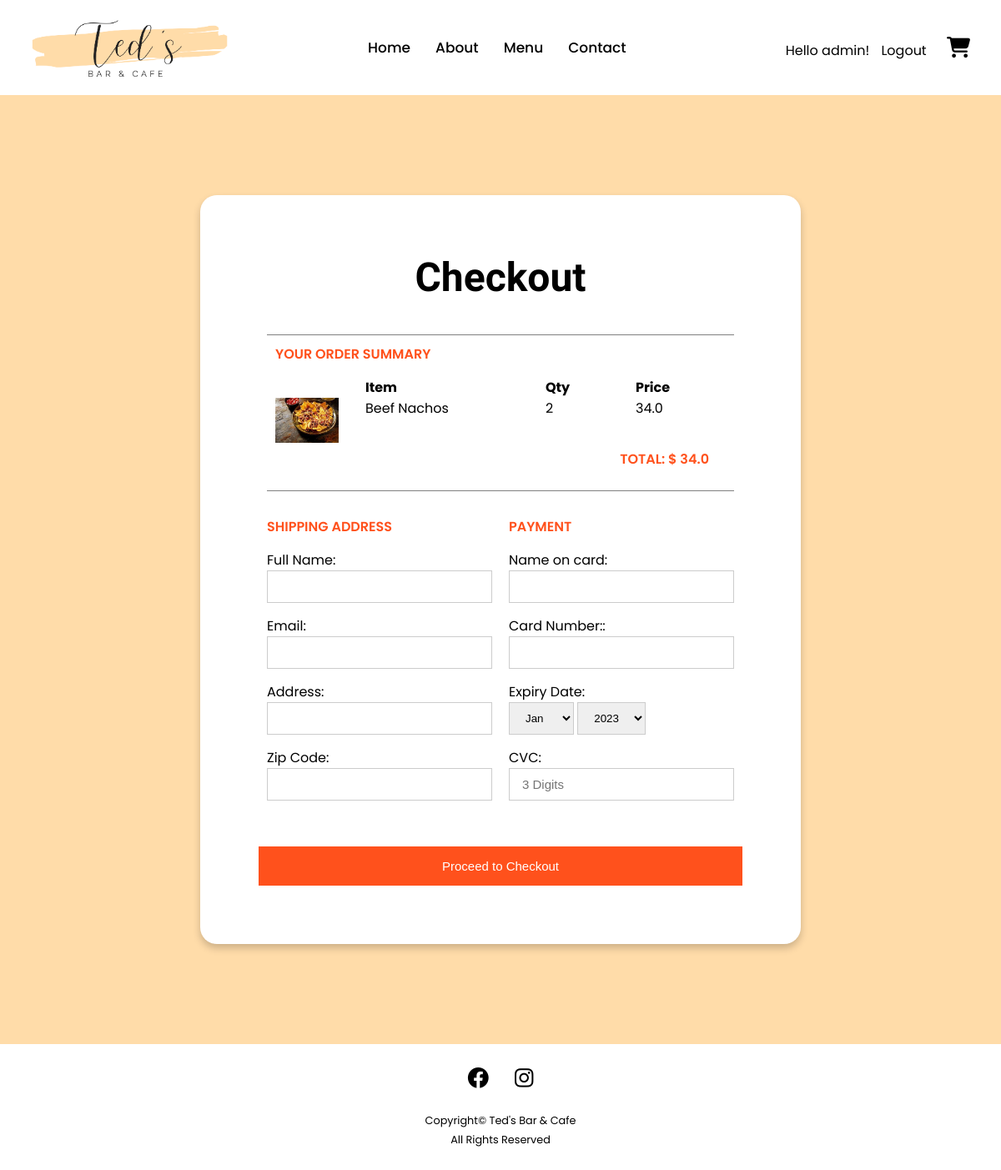
The page /checkout/ (signed in) on the database its author committed.
### core/models.py (models this page shows, shortened)
class Cart(models.Model):
    user = models.ForeignKey(User, on_delete=models.CASCADE)
    item = models.ForeignKey(Item, on_delete= models.CASCADE)
    quantity = models.PositiveIntegerField(default=1)
    @property
    def total_cost(self):
        return self.quantity * self.item.price

class Item(models.Model):
    name = models.CharField(max_length=200)
    price = models.FloatField(null=True)
    description = models.TextField(blank=True,null=True)
    image = models.ImageField(upload_to='item_images',blank=True,null=True)

### core/views.py (the view, shortened to what this page needs)
# urls.py: path('checkout/',views.checkout, name='checkout'),
@login_required(login_url='login')
def checkout(request):
    user = request.user
    cart = Cart.objects.filter(user=user)
    if not cart:
        messages.error(request,'Nothing in the cart!')
        return redirect('cart')
    total_amount = 0
    for p in cart:
        value = p.quantity * p.item.price
        total_amount = total_amount + value
    year = datetime.date.today().year
    years =[]
    for i in range(0,20):
        years.append(year + i)
    return render(request, 'core/checkout.html',locals())

### core/templates/core/checkout.html (shortened to what this page needs)
{% extends 'core/base.html' %}
{% load static %}
{% block content %}
<div class="checkout">
    <div class="checkout-container">
        <h1>Checkout</h1>
        <div class="order-summary">
            <p>Your Order Summary</p>
            <div class="order-items">
                <div style="flex:1"><strong></strong></div>
                <div style="flex:2"><strong>Item</strong></div>
                <div style="flex:1"><strong>Qty</strong></div>
                <div style="flex:1"><strong>Price</strong></div>
            </div>
            {% for c in cart%}
            <div class="order-items">
                <div style="flex:1"><img class="item-image" src="{{c.item.image.url}}"></div>
                <div style="flex:2">{{c.item.name}}</div>
                <div style="flex:1">{{c.quantity}}</div>
                <div style="flex:1">{{c.total_cost}}</div>
            </div>
            {% endfor %}
            <div class="order-total">
                <p>Total:  $ {{total_amount}}</p>
            </div>
        </div>
        <form action="" method="POST">
            <div class="box">
                <div class="row">
                        <div class="title">Shipping Address</div>
                        <div class="input-box">
                            <span >Full Name:</span>
                            <input name="fullname" type="text" required>
                        </div>
                        <div class="input-box">
                            <span>Email:</span>
                            <input type="email" name="email" required>
                        </div>
                        <div class="input-box">
                            <span>Address:</span>
                            <input type="text" name="address" required>
                        </div>
                        <div class="input-box">
                            <span>Zip Code:</span>
                            <input type="text" name="zipcode" required>
                        </div>
                </div>
                <div class="row">
                    <div class="title">Payment</div>
                    <div class="input-box">
                        <span>Name on card:</span>
                        <input type="text" name="name_card" required>
                    </div>
                    <div class="input-box">
                        <span>Card Number::</span>
                        <input type="nummber" name="card_num" required>
                    </div>
                    <div class="input-box">
                        <span>Expiry Date: </span>
                        <div class="selection">
                            <div class="date">
                                <select name="months" required>
                                    <option value="1">Jan</option>
                                </select>
                                <select name="years" required>
                                    {% for year in years %}
                                    <option value="{{year}}">{{year}}</option>
                                    {% endfor %}
                                </select>
                            </div>
                        </div>
                    </div>
                    <div class="input-box">
                        <span>CVC: </span>
                        <input type="text" name="cvc" required placeholder="3 Digits">
                    </div>
                </div>
            </div>
            <input class="btns" type="submit" value="Proceed to Checkout">
        </form>
    </div>
</div>
{% endblock %}

### core/templates/core/base.html (shortened to what this page needs)
<!DOCTYPE html>
{% load static %}
<html lang="en">
<head>
    <link rel="stylesheet" href="https://cdnjs.cloudflare.com/ajax/libs/font-awesome/6.2.0/css/all.min.css" />
    <link rel="stylesheet" type="text/css" href="{% static 'css/style.css' %}">
</head>
<body>
    <div class="container">
        <div class="nav">
            <div class="logo">
                <a href="{% url 'home' %}"><img src="{% static 'images/logo.png' %}"></a>
            </div>
            <ul>
                <li><a href="{% url 'home' %}">Home</a></li>
                <li><a href="{% url 'about' %}">About</a></li>
                <li><a href="{% url 'menu' %}">Menu</a></li>
                <li><a href="{% url 'contact' %}">Contact</a></li>
            </ul>
            <div>
                {% if request.user.is_authenticated %}
                    <span>Hello {{user.username}}! </span>
                    <span><a href="{% url 'logout' %}" class="logout-msg">Logout</a></span>
                {% else %}
                    <a href="{% url 'login' %}"><button class="btns">Login</button></a>
                    <a href="{% url 'register' %}"><button class="btns">Register</button></a>
                {% endif %}
                <a href="{% url 'cart' %}"><i class="fa-solid fa-cart-shopping cart-icon"></i></a>
            </div>
        </div>
        {% block content %}
        {% endblock content %}
    </div>
</body>
<footer>
    <div class="footer">
    <div class="row">
    <a href="#"><i class="fa-brands fa-facebook"></i>
    </a>
    <a href="#"><i class="fa-brands fa-instagram"></i></a>
    </div>
    <div class="row">
        <p>Copyright© Ted's Bar & Cafe</p>
        <p>All Rights Reserved</p>
    </div>
    </div>
    </footer>
</html>

### static/css/style.css (style rules this page uses)
* { margin:0; padding:0; box-sizing:border-box; }
body { margin:0px; background-color: #ffdca9; font-family: 'Poppins', sans-serif; }
.nav { width:100%; background-color: white; display:flex; justify-content: space-between; align-items:center; padding:0 30px; }
.logo img { width:250px; }
.nav ul { display:flex; list-style: none; }
.nav ul li { margin-right:30px; }
.nav ul li a { text-decoration:none; color:black; font-weight: 500; font-size:17px; }
.cart-icon { width:35px; font-size:25px; color:black; margin:10px; padding:10px; }
.logout-msg { text-decoration: none; color:black; margin-left:10px; }
.footer { background:white; margin:0; padding: 5px 0; text-align:center; }
.footer .row { margin:1% 0%; padding:5px 0; font-size:0.8em; }
.footer .row p { margin-bottom:5px; }
.footer .row a { font-size:2em; margin:0% 1%; text-decoration:none; color:black; }
.checkout-container { border-radius:20px; padding:70px; margin:10% 20%; background:#fff; box-shadow: 0 5px 10px rgba(0,0,0,0.2) ; display:flex; flex-direction: column; }
.checkout-container .order-summary { border-top: 1px solid grey; border-bottom:1px solid grey; margin:10px; padding:10px; }
.checkout-container .order-summary p { font-weight:600; color:#ff511c; margin-bottom:15px; text-transform:uppercase; }
.checkout-container .order-items img { width:70%; }
.checkout-container .order-items { display:flex; }
.order-total { text-align: right; margin-right:20px; }
.checkout-container h1 { text-align: center; font-family:'Kaushan Script', cursive; font-size:3em; margin-bottom:30px; }
.checkout-container .box { display: flex; }
.checkout-container .box .row { margin:10px; width:50%; }
.checkout-container .row .title { color:#ff511c; margin:10px 0; text-transform:uppercase; font-weight:600; }
.checkout-container .row .input-box { margin:15px 0; }
.checkout-container .row .input-box input { width:100%; border: 1px solid #ccc; padding:10px 15px; font-size:15px; text-transform: none; }
.checkout-container .input-box select { padding:10px 15px; border: 1px solid #ccc; }
.checkout-container .btns { color:white; background: #ff511c; padding: 15px 20px; border:none; font-size:15px; cursor: pointer; margin-top:30px; width:100%; }

### rows shown on the page
Cart: item.image (picture), item.name "Beef Nachos", quantity "2", total_cost "34.0"

### other values the page prints
{{ user.username }} "admin"
{{ total_amount }} "34.0"
form field years "2023"
